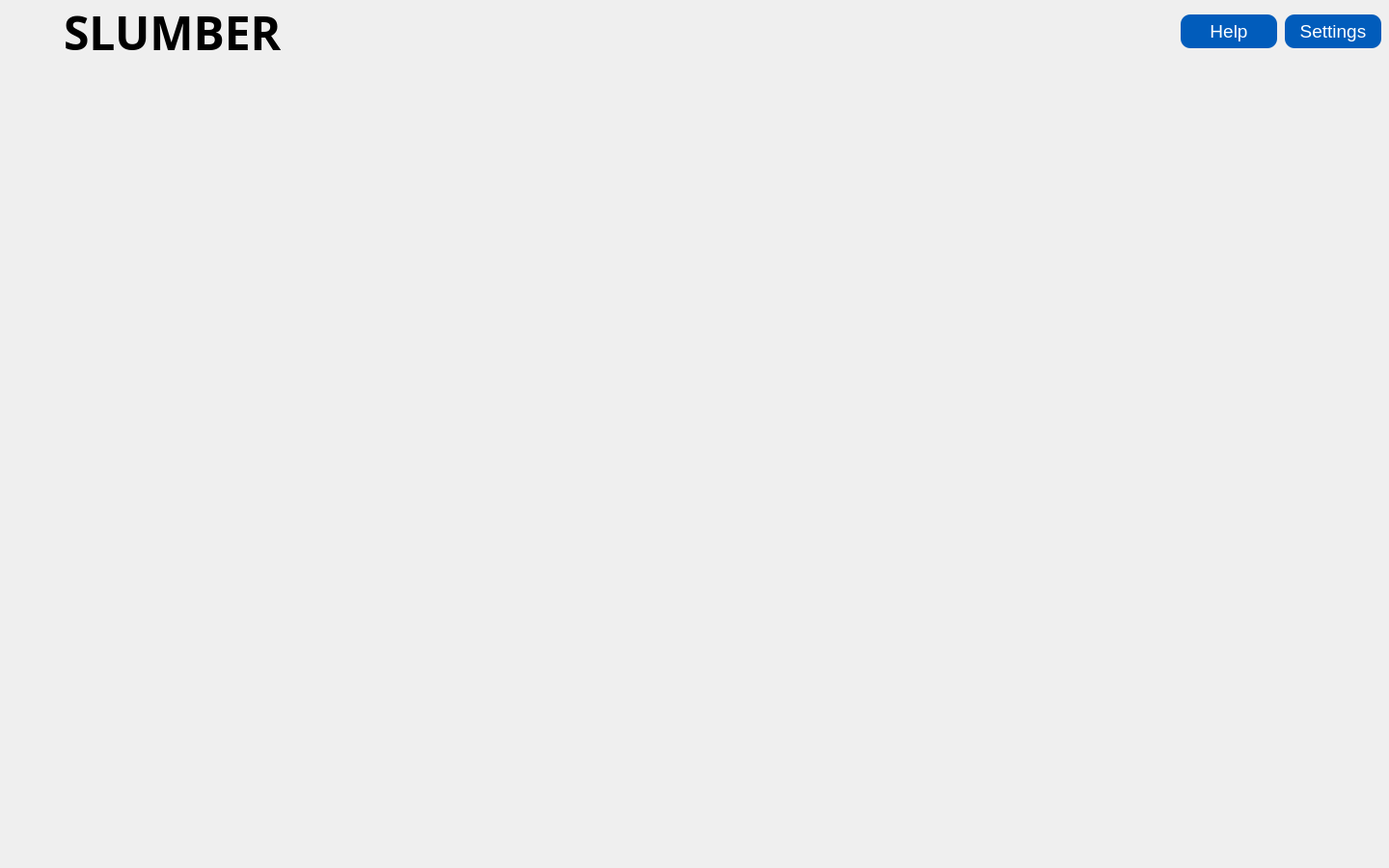
<?xml version="1.0" encoding="UTF-8"?>
<ui version="4.0">
 <class>MainWindow</class>
 <widget class="QMainWindow" name="MainWindow">
  <property name="windowModality">
   <enum>Qt::WindowModality::NonModal</enum>
  </property>
  <property name="geometry">
   <rect>
    <x>0</x>
    <y>0</y>
    <width>1440</width>
    <height>900</height>
   </rect>
  </property>
  <property name="sizePolicy">
   <sizepolicy hsizetype="Fixed" vsizetype="Fixed">
    <horstretch>0</horstretch>
    <verstretch>0</verstretch>
   </sizepolicy>
  </property>
  <property name="minimumSize">
   <size>
    <width>0</width>
    <height>0</height>
   </size>
  </property>
  <property name="maximumSize">
   <size>
    <width>16777215</width>
    <height>16777215</height>
   </size>
  </property>
  <property name="windowTitle">
   <string>MainWindow</string>
  </property>
  <widget class="QWidget" name="centralwidget">
   <property name="sizePolicy">
    <sizepolicy hsizetype="Expanding" vsizetype="Expanding">
     <horstretch>0</horstretch>
     <verstretch>0</verstretch>
    </sizepolicy>
   </property>
   <property name="maximumSize">
    <size>
     <width>1920</width>
     <height>1080</height>
    </size>
   </property>
   <layout class="QGridLayout" name="gridLayout">
    <property name="sizeConstraint">
     <enum>QLayout::SizeConstraint::SetDefaultConstraint</enum>
    </property>
    <property name="leftMargin">
     <number>0</number>
    </property>
    <property name="topMargin">
     <number>0</number>
    </property>
    <property name="rightMargin">
     <number>0</number>
    </property>
    <property name="bottomMargin">
     <number>0</number>
    </property>
    <item row="0" column="0">
     <layout class="QVBoxLayout" name="verticalLayout">
      <property name="sizeConstraint">
       <enum>QLayout::SizeConstraint::SetDefaultConstraint</enum>
      </property>
      <item>
       <layout class="QHBoxLayout" name="header" stretch="0,0,0,0,0">
        <property name="spacing">
         <number>8</number>
        </property>
        <property name="leftMargin">
         <number>8</number>
        </property>
        <property name="topMargin">
         <number>8</number>
        </property>
        <property name="rightMargin">
         <number>8</number>
        </property>
        <property name="bottomMargin">
         <number>8</number>
        </property>
        <item>
         <widget class="QLabel" name="logo">
          <property name="sizePolicy">
           <sizepolicy hsizetype="Minimum" vsizetype="Minimum">
            <horstretch>50</horstretch>
            <verstretch>50</verstretch>
           </sizepolicy>
          </property>
          <property name="minimumSize">
           <size>
            <width>50</width>
            <height>50</height>
           </size>
          </property>
          <property name="maximumSize">
           <size>
            <width>0</width>
            <height>16777215</height>
           </size>
          </property>
          <property name="sizeIncrement">
           <size>
            <width>50</width>
            <height>50</height>
           </size>
          </property>
          <property name="baseSize">
           <size>
            <width>50</width>
            <height>50</height>
           </size>
          </property>
          <property name="text">
           <string/>
          </property>
          <property name="pixmap">
           <pixmap>slumber/gui/resources/images/slumber_logo.svg</pixmap>
          </property>
          <property name="scaledContents">
           <bool>true</bool>
          </property>
         </widget>
        </item>
        <item>
         <widget class="QLabel" name="logo_title">
          <property name="sizePolicy">
           <sizepolicy hsizetype="Minimum" vsizetype="Maximum">
            <horstretch>0</horstretch>
            <verstretch>0</verstretch>
           </sizepolicy>
          </property>
          <property name="minimumSize">
           <size>
            <width>200</width>
            <height>50</height>
           </size>
          </property>
          <property name="maximumSize">
           <size>
            <width>16777215</width>
            <height>16777215</height>
           </size>
          </property>
          <property name="font">
           <font>
            <family>Arial Black</family>
            <pointsize>36</pointsize>
            <bold>true</bold>
           </font>
          </property>
          <property name="text">
           <string>SLUMBER</string>
          </property>
         </widget>
        </item>
        <item>
         <spacer name="horizontalSpacer">
          <property name="orientation">
           <enum>Qt::Orientation::Horizontal</enum>
          </property>
          <property name="sizeHint" stdset="0">
           <size>
            <width>0</width>
            <height>0</height>
           </size>
          </property>
         </spacer>
        </item>
        <item>
         <widget class="QPushButton" name="pushButton_help">
          <property name="sizePolicy">
           <sizepolicy hsizetype="Maximum" vsizetype="Maximum">
            <horstretch>0</horstretch>
            <verstretch>0</verstretch>
           </sizepolicy>
          </property>
          <property name="minimumSize">
           <size>
            <width>100</width>
            <height>35</height>
           </size>
          </property>
          <property name="maximumSize">
           <size>
            <width>16777215</width>
            <height>16777215</height>
           </size>
          </property>
          <property name="font">
           <font>
            <family>Arial</family>
            <pointsize>14</pointsize>
            <italic>false</italic>
            <bold>false</bold>
           </font>
          </property>
          <property name="styleSheet">
           <string notr="true">QPushButton {
	color: rgb(255, 255, 255);
	background-color: rgb(1, 92, 187);
	border: 1px;
	border-radius: 10px;
}

QPushButton:hover {
	color: rgb(220,221,229);
	background-color: rgb(37, 150, 190);
}

QPushButton:pressed {
	color: rgb(220,221,229);
	background-color: rgb(37, 150, 190);
}</string>
          </property>
          <property name="text">
           <string>Help</string>
          </property>
          <property name="icon">
           <iconset theme="QIcon::ThemeIcon::HelpFaq"/>
          </property>
          <property name="iconSize">
           <size>
            <width>20</width>
            <height>20</height>
           </size>
          </property>
          <property name="autoDefault">
           <bool>false</bool>
          </property>
          <property name="default">
           <bool>false</bool>
          </property>
          <property name="flat">
           <bool>false</bool>
          </property>
         </widget>
        </item>
        <item>
         <widget class="QPushButton" name="pushButton_settings">
          <property name="sizePolicy">
           <sizepolicy hsizetype="Maximum" vsizetype="Maximum">
            <horstretch>0</horstretch>
            <verstretch>0</verstretch>
           </sizepolicy>
          </property>
          <property name="minimumSize">
           <size>
            <width>100</width>
            <height>35</height>
           </size>
          </property>
          <property name="maximumSize">
           <size>
            <width>16777215</width>
            <height>16777215</height>
           </size>
          </property>
          <property name="sizeIncrement">
           <size>
            <width>0</width>
            <height>0</height>
           </size>
          </property>
          <property name="baseSize">
           <size>
            <width>0</width>
            <height>0</height>
           </size>
          </property>
          <property name="font">
           <font>
            <family>Arial</family>
            <pointsize>14</pointsize>
           </font>
          </property>
          <property name="styleSheet">
           <string notr="true">QPushButton {
	color: rgb(255, 255, 255);
	background-color: rgb(1, 92, 187);
	border: 1px;
	border-radius: 10px;
}

QPushButton:hover {
	color: rgb(220,221,229);
	background-color: rgb(37, 150, 190);
}

QPushButton:pressed {
	color: rgb(220,221,229);
	background-color: rgb(37, 150, 190);
}</string>
          </property>
          <property name="text">
           <string>Settings</string>
          </property>
          <property name="icon">
           <iconset theme="QIcon::ThemeIcon::SyncSynchronizing"/>
          </property>
          <property name="iconSize">
           <size>
            <width>20</width>
            <height>20</height>
           </size>
          </property>
         </widget>
        </item>
       </layout>
      </item>
      <item>
       <layout class="QVBoxLayout" name="body">
        <property name="sizeConstraint">
         <enum>QLayout::SizeConstraint::SetMaximumSize</enum>
        </property>
        <property name="leftMargin">
         <number>0</number>
        </property>
        <property name="topMargin">
         <number>0</number>
        </property>
        <property name="rightMargin">
         <number>0</number>
        </property>
        <property name="bottomMargin">
         <number>0</number>
        </property>
        <item>
         <widget class="QStackedWidget" name="stackedWidgetPages">
          <property name="enabled">
           <bool>true</bool>
          </property>
          <property name="sizePolicy">
           <sizepolicy hsizetype="Expanding" vsizetype="Expanding">
            <horstretch>0</horstretch>
            <verstretch>0</verstretch>
           </sizepolicy>
          </property>
          <property name="maximumSize">
           <size>
            <width>16777215</width>
            <height>16777215</height>
           </size>
          </property>
          <property name="currentIndex">
           <number>-1</number>
          </property>
         </widget>
        </item>
       </layout>
      </item>
     </layout>
    </item>
   </layout>
  </widget>
 </widget>
 <resources/>
 <connections/>
</ui>
